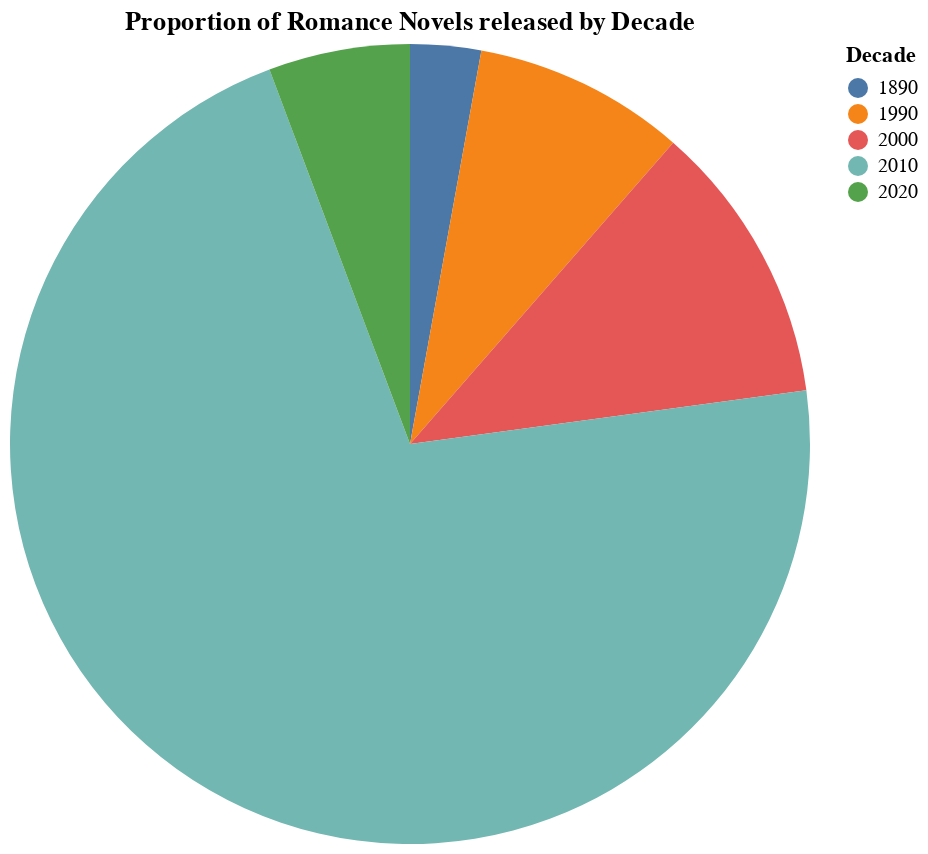

Notebook code cell kept with this figure:
### Code cell
decade_counts = books.groupby('decade').size().reset_index(name='count')
chart = alt.Chart(decade_counts).mark_arc().encode(
    theta=alt.Theta('count:Q', stack=True),
    color=alt.Color('decade:N', legend=alt.Legend(title='Decade')),
    tooltip=['decade:N', 'count:Q']
).properties(
    title='Proportion of Romance Novels released by Decade',
    width=400,
    height=400
)

chart.show()

### Figure 1 — Vega-Lite specification as saved in the notebook (floating-point values rounded to 4 significant figures)
{"config": {"view": {"continuousWidth": 300, "continuousHeight": 300}}, "data": {"name": "data-eca719803f92317407ed29ce6a97083a"}, "mark": {"type": "arc"}, "encoding": {"color": {"field": "decade", "legend": {"title": "Decade"}, "type": "nominal"}, "theta": {"field": "count", "stack": true, "type": "quantitative"}, "tooltip": [{"field": "decade", "type": "nominal"}, {"field": "count", "type": "quantitative"}]}, "height": 400, "title": "Proportion of Romance Novels released by Decade", "width": 400, "$schema": "https://vega.github.io/schema/vega-lite/v6.1.0.json", "datasets": {"data-eca719803f92317407ed29ce6a97083a": [{"decade": 1890, "count": 1}, {"decade": 1990, "count": 3}, {"decade": 2000, "count": 4}, {"decade": 2010, "count": 25}, {"decade": 2020, "count": 2}]}}
